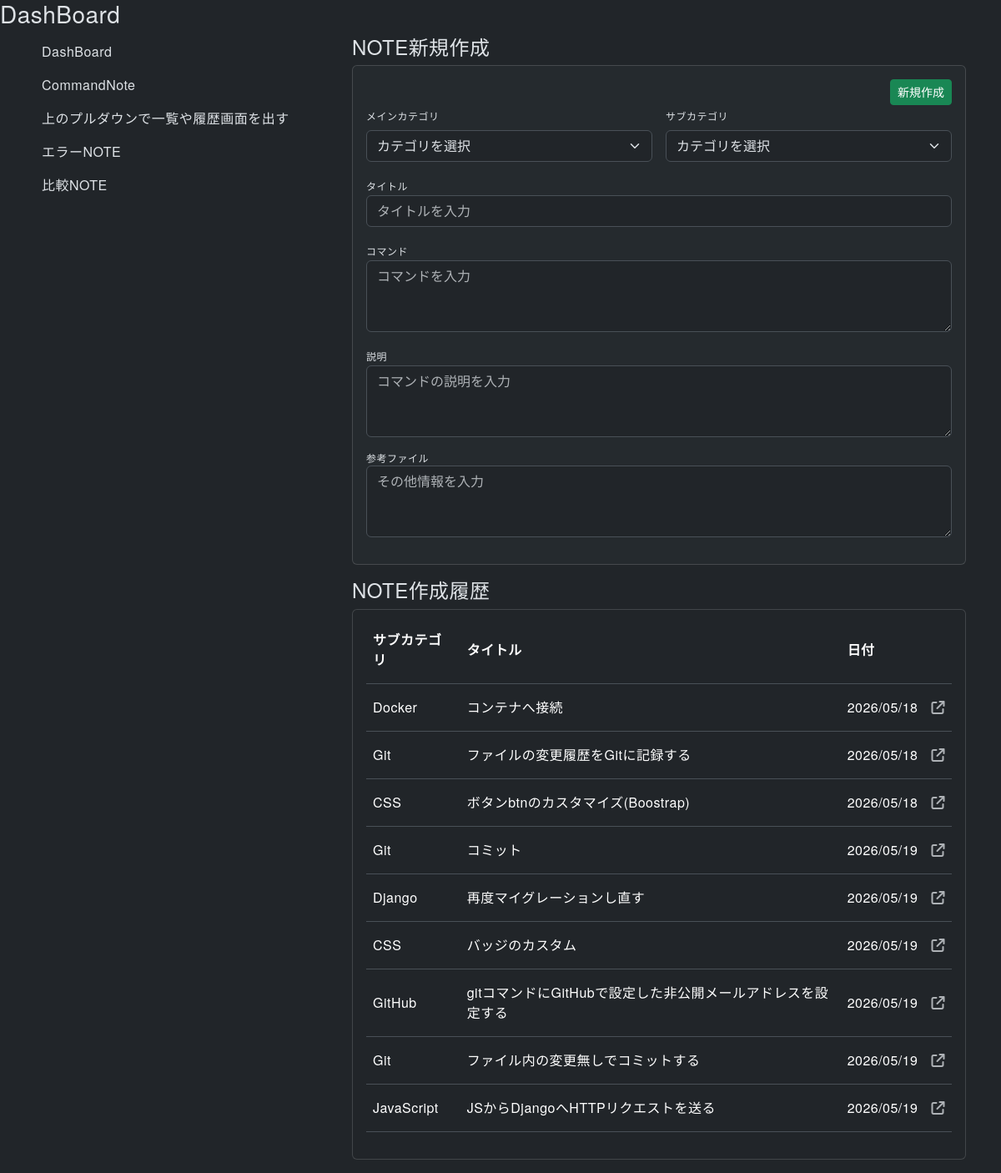
The app's page /, older data.
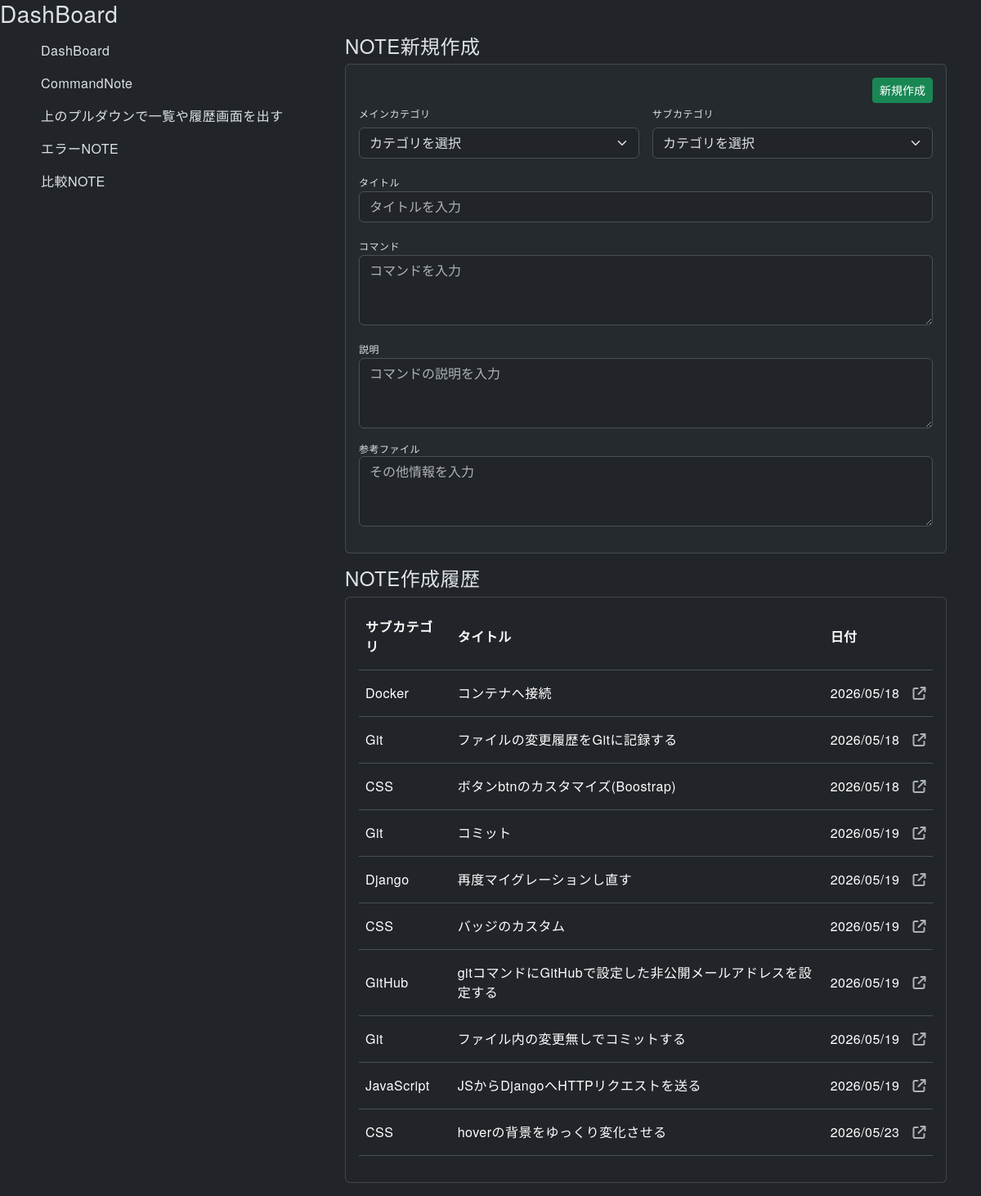
The same page, newer data.
### notebook/models.py (models this page shows, shortened)
class Note(models.Model):
  order = models.IntegerField(default=0)
  sub_category = models.ForeignKey(SubCategory, on_delete=models.CASCADE)
  title = models.CharField(max_length=50)
  description =  models.TextField(blank=True, null=True)
  reference = models.TextField(blank=True, null=True)
  created_at = models.DateTimeField(auto_now_add=True)
  updated_at = models.DateTimeField(auto_now=True)
  class Meta:
    ordering = ['order', 'id']

class SubCategory(models.Model):
  order = models.IntegerField(default=0)
  main_category = models.ForeignKey(MainCategory, on_delete=models.CASCADE)
  name = models.CharField(max_length=15)
  class Meta:
    ordering = ['order', 'id']
  def __str__(self):
    return self.name

### notebook/views.py (the view)
# urls.py: path('', views.dashboard, name='dashboard'),
def dashboard(request):
  notes = Note.objects.all()
  main_categories = MainCategory.objects.all()
  sub_categories = SubCategory.objects.all()
  return render(request, 'notebook/dashboard.html',{'notes': notes, 'main_categories': main_categories, 'sub_categories': sub_categories})

### notebook/templates/notebook/dashboard.html (shortened to what the changed rows need)
{% extends 'notebook/base.html' %}
{% block content %}
  <div class="container">
    <div class="row">
      <div class="'col-12">
        <div class="row">
          <div class="'col-12 col-md-8">
            <div class="card p-3 mb-3">
              <table class="table table-hover">
                <thead>
                  <tr class="align-middle">
                    <th class="pb-3">サブカテゴリ</th>
                    <th class="pb-3">タイトル</th>
                    <th class="pb-3">日付</th>
                    <th class="pb-3"></th>
                  </tr>
                </thead>
                <tbody>
                  {% for note in notes %}
                    <tr class="align-middle position-relative">
                      <td class="pt-3 pb-3">{{ note.sub_category }}</td>
                      <td class="pt-3 pb-3">{{ note.title }}</td>
                      <td class="pt-3 pb-3">{{ note.created_at|date:"Y/m/d" }}</td>
                      <td class="text-end pt-3 pb-3">
                        <a href="{% url 'show' id=note.id %}" class="stretched-link">
                          <i class="fa-solid fa-arrow-up-right-from-square text-muted"></i>
                        </a>
                      </td>
                    </tr>
                  {% endfor %}
                </tbody>
              </table>
            </div>
          </div>
        </div>
      </div>
    </div>
  </div>
{% endblock %}

Row changes from the older to the newer data that the page shows:
added Note: sub_category "CSS", title "hoverの背景をゆっくり変化させる", created_at "2026/05/23"
